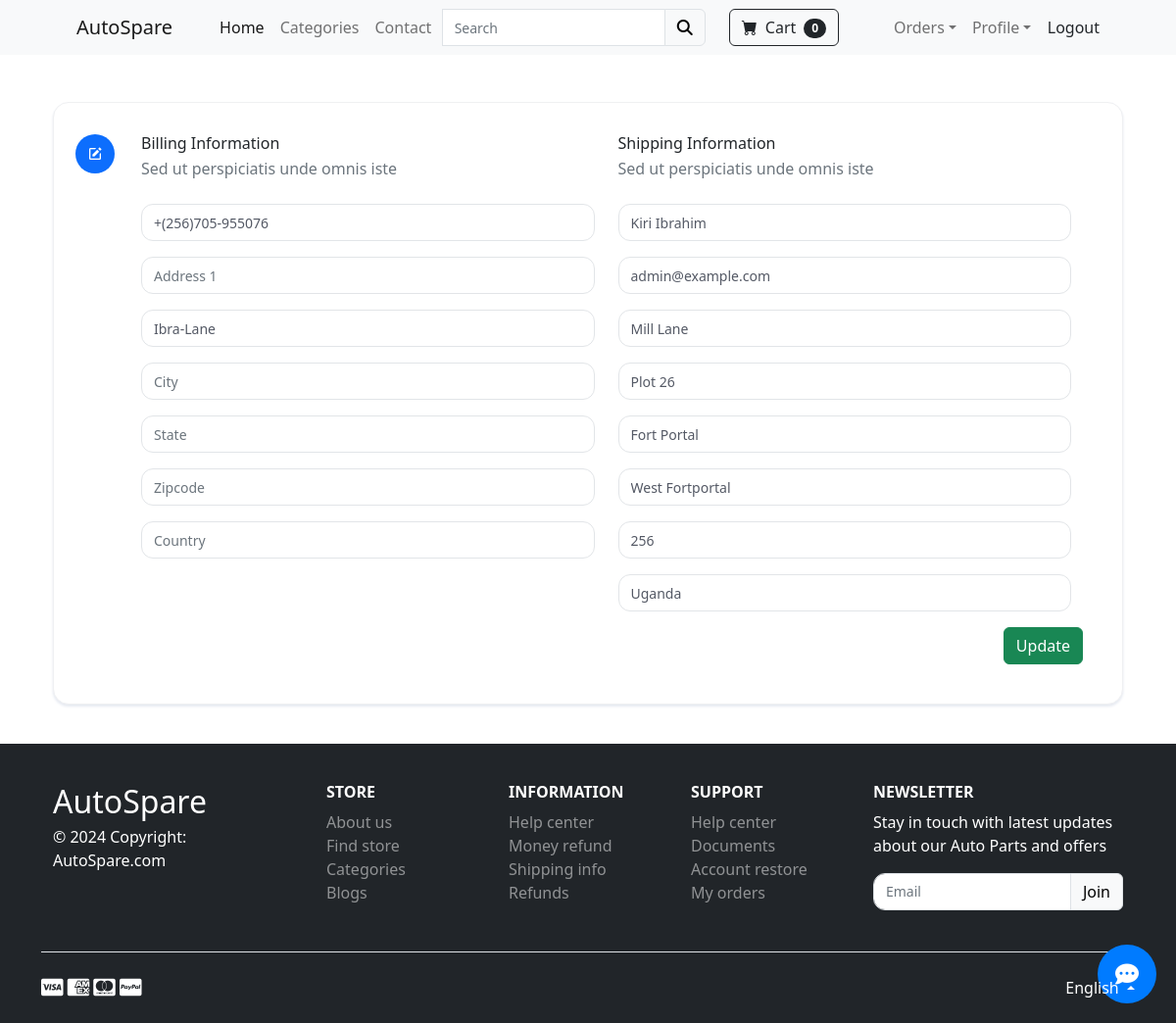
The page /update_info/ (signed in) on the database its author committed.
### store/models.py (models this page shows, shortened)
class Profile(models.Model):
    user = models.OneToOneField(User, on_delete=models.CASCADE)
    date_modified = models.DateTimeField(User, auto_now=True)
    phone = models.CharField(max_length=20, blank=True)
    address1 = models.CharField(max_length=200, blank=True)
    address2 = models.CharField(max_length=200, blank=True)
    city = models.CharField(max_length=200, blank=True)
    state = models.CharField(max_length=200, blank=True)
    zipcode = models.CharField(max_length=200, blank=True)
    country = models.CharField(max_length=200, blank=True)
    old_cart = models.CharField(max_length=200, blank=True, null=True)

### payment/models.py (models this page shows, shortened)
class ShippingAddress(models.Model):
    user = models.ForeignKey(User, on_delete=models.CASCADE, null=True, blank=True)
    shipping_full_name = models.CharField(max_length=255)
    shipping_email = models.CharField(max_length=255)
    shipping_address1 = models.CharField(max_length=255)
    shipping_address2 = models.CharField(max_length=255, null=True, blank=True)
    shipping_city = models.CharField(max_length=255)
    shipping_state = models.CharField(max_length=255, null=True, blank=True)
    shipping_zipcode = models.CharField(max_length=255, null=True, blank=True)
    shipping_country = models.CharField(max_length=255)
    class Meta:
        verbose_name_plural = "Shipping Address"

### store/views.py (the view)
# urls.py: path('update_info/', views.update_info, name='update_info'),
def update_info(request):
    if request.user.is_authenticated:
        current_user = Profile.objects.get(user__id=request.user.id)
        shipping_user = ShippingAddress.objects.get(user__id=request.user.id)
        form = UserInfoForm(request.POST or None, instance=current_user)
        shipping_form = ShippingForm(request.POST or None, instance=shipping_user)
        if form.is_valid() or shipping_form.is_valid():
            form.save()
            shipping_form.save()
            messages.success(request, "Your Info Has Been Updated!")
            return redirect('home')
        return render(request, "update_info.html", {'form':form, 'shipping_form':shipping_form})
    else:
        messages.success(request, "You Must Be Logged In To Access This Page!")
        return redirect('home')

### store/forms.py
class UserInfoForm(forms.ModelForm):
    phone = forms.CharField(label="", widget=forms.TextInput(attrs={'class': 'form-control', 'placeholder': 'Phone'}),
        required=False)
    address1 = forms.CharField(label="", widget=forms.TextInput(attrs={'class': 'form-control', 'placeholder': 'Address 1'}), required=False)
    address2 = forms.CharField(label="", widget=forms.TextInput(attrs={'class': 'form-control', 'placeholder': 'Address 2'}), required=False)
    city = forms.CharField(label="", widget=forms.TextInput(attrs={'class': 'form-control', 'placeholder': 'City'}),
        required=False)
    state = forms.CharField(label="", widget=forms.TextInput(attrs={'class': 'form-control', 'placeholder': 'State'}),
        required=False)
    zipcode = forms.CharField(label="", widget=forms.TextInput(attrs={'class': 'form-control', 'placeholder': 'Zipcode'}),
        required=False)
    country = forms.CharField(label="", widget=forms.TextInput(attrs={'class': 'form-control', 'placeholder': 'Country'}),
        required=False)
    class Meta:
        model = Profile
        fields = ('phone', 'address1', 'address2', 'city', 'state', 'zipcode', 'country')

### cart/cart.py (called while the page is built)
    def __len__(self):
        return len(self.cart)

### cart/context_processors.py (called while the page is built)
def cart(request):
    return {'cart': Cart(request)}

### store/templates/update_info.html (shortened to what this page needs)
{% extends 'base.html' %}
{% block content %}
<div class="container mt-5">
    <div class="row">
        <div class="col-xl-12">
            <div class="card">
                <div class="card-body">
                    <ol class="activity-checkout mb-0 px-4 mt-3">
                        <li class="checkout-item">
                            <div class="feed-item-list">
                                <div>
                                    <form method="POST" action="{% url 'update_info' %}">
                                        <div class="row">
                                            <div class="col-md-6">
                                                <div class="avatar checkout-icon p-1">
                                                    <div class="avatar-title rounded-circle bg-primary">
                                                        <i class="bx bxs-edit text-white font-size-20"></i>
                                                    </div>
                                                </div>
                                                <h5 class="font-size-16 mb-1">Billing Information</h5>
                                                <p class="text-muted text-truncate mb-4">Sed ut perspiciatis unde
                                                    omnis
                                                    iste
                                                </p>
                                                {{ form.as_p }}
                                            </div>
                                            <div class="col-md-6">
                                                <h5 class="font-size-16 mb-1">Shipping Information</h5>
                                                <p class="text-muted text-truncate mb-4">Sed ut perspiciatis unde
                                                    omnis
                                                    iste
                                                </p>
                                                {{ shipping_form.as_p }}
                                            </div>
                                        </div>
                                        <div class="text-end mt-0 mt-sm-0">
                                            <button type="submit" class="btn btn-success">
                                                Update
                                            </button>
                                        </div>
                                    </form>
                                </div>
                            </div>
                        </li>
                    </ol>
                </div>
            </div>
        </div>
    </div>
</div>
{% endblock %}

### static/css/checkout.css (style rules this page uses)
.card { margin-bottom: 24px; -webkit-box-shadow: 0 2px 3px #e4e8f0; box-shadow: 0 2px 3px #e4e8f0; }
.card { position: relative; display: -webkit-box; display: -ms-flexbox; display: flex; -webkit-box-orient: vertical; -webkit-box-direction: normal; -ms-flex-direction: column; flex-direction: column; min-width: 0; word-wrap: break-word; background-color: #fff; background-clip: border-box; border: 1px solid #eff0f2; border-radius: 1rem; }
.activity-checkout { list-style: none }
.activity-checkout .checkout-icon { position: absolute; top: -4px; left: -24px }
.activity-checkout .checkout-item { position: relative; padding-bottom: 24px; padding-left: 35px; border-left: 2px solid #f5f6f8 }
.activity-checkout .checkout-item:first-child { border-color: #3b76e1 }
.activity-checkout .checkout-item:first-child:after { background-color: #3b76e1 }
.activity-checkout .checkout-item:last-child { border-color: transparent }
.avatar { height: 3rem; width: 3rem }
.avatar-title { -webkit-box-align: center; -ms-flex-align: center; align-items: center; background-color: #3b76e1; color: #fff; display: -webkit-box; display: -ms-flexbox; display: flex; font-weight: 500; height: 100%; -webkit-box-pack: center; -ms-flex-pack: center; justify-content: center; width: 100% }
.font-size-16 { font-size: 16px!important; }
.text-truncate { overflow: hidden; text-overflow: ellipsis; white-space: nowrap; }
.form-control { display: block; width: 100%; padding: 0.47rem 0.75rem; font-size: .875rem; font-weight: 400; line-height: 1.5; color: #545965; background-color: #fff; background-clip: padding-box; border: 1px solid #e2e5e8; -webkit-appearance: none; -moz-appearance: none; appearance: none; border-radius: 0.75rem; -webkit-transition: border-color .15s ease-in-out,-webkit-box-shadow .15s ease-in-out; transition: border-color .15s ease-in-out,-webkit-box-shadow .15s ease-in-out; transition: border-color .15s ease-in-out,box-shadow .15s ease-in-out; transition: border-color .15s ease-in-out,box-shadow .15s ease-in-out,-webkit-box-shadow .15s ease-in-out; }

### static/css/billing_info.css (style rules this page uses)
.row { margin: 0; }

### rows shown on the page
Profile: phone "+(256)705-955076", address2 "Ibra-Lane"
ShippingAddress: shipping_full_name "Kiri Ibrahim", shipping_email "admin@example.com", shipping_address1 "Mill Lane", shipping_address2 "Plot 26", shipping_city "Fort Portal", shipping_state "West Fortportal", shipping_zipcode "256", shipping_country "Uganda"

### other values the page prints
{{ cart|length }} "0"
